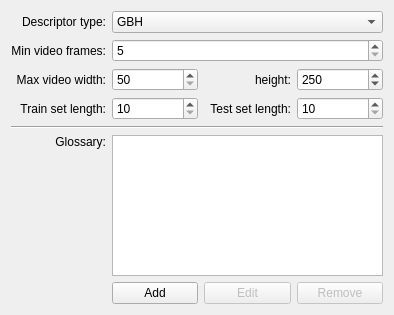
<?xml version="1.0" encoding="UTF-8"?>
<ui version="4.0">
 <class>ActionConfig</class>
 <widget class="QWidget" name="ActionConfig">
  <property name="geometry">
   <rect>
    <x>0</x>
    <y>0</y>
    <width>394</width>
    <height>315</height>
   </rect>
  </property>
  <property name="windowTitle">
   <string>Action</string>
  </property>
  <layout class="QGridLayout" name="gridLayout">
   <item row="1" column="1" colspan="3">
    <widget class="QComboBox" name="m_DescType">
     <item>
      <property name="text">
       <string>GBH</string>
      </property>
     </item>
     <item>
      <property name="text">
       <string>MBH</string>
      </property>
     </item>
     <item>
      <property name="text">
       <string>GBH + MBH</string>
      </property>
     </item>
    </widget>
   </item>
   <item row="4" column="3">
    <widget class="QSpinBox" name="m_TestLength">
     <property name="minimum">
      <number>10</number>
     </property>
     <property name="maximum">
      <number>999</number>
     </property>
    </widget>
   </item>
   <item row="2" column="1" colspan="3">
    <widget class="QSpinBox" name="m_MinFrames">
     <property name="minimum">
      <number>5</number>
     </property>
    </widget>
   </item>
   <item row="8" column="0">
    <widget class="QLabel" name="label_3">
     <property name="text">
      <string>Glossary:</string>
     </property>
     <property name="alignment">
      <set>Qt::AlignRight|Qt::AlignTop|Qt::AlignTrailing</set>
     </property>
    </widget>
   </item>
   <item row="1" column="0">
    <widget class="QLabel" name="label_2">
     <property name="sizePolicy">
      <sizepolicy hsizetype="Preferred" vsizetype="Preferred">
       <horstretch>0</horstretch>
       <verstretch>0</verstretch>
      </sizepolicy>
     </property>
     <property name="text">
      <string>Descriptor type:</string>
     </property>
     <property name="alignment">
      <set>Qt::AlignRight|Qt::AlignTrailing|Qt::AlignVCenter</set>
     </property>
    </widget>
   </item>
   <item row="2" column="0">
    <widget class="QLabel" name="label_4">
     <property name="text">
      <string>Min video frames:</string>
     </property>
     <property name="alignment">
      <set>Qt::AlignRight|Qt::AlignTrailing|Qt::AlignVCenter</set>
     </property>
    </widget>
   </item>
   <item row="9" column="2">
    <widget class="QPushButton" name="m_Edit">
     <property name="enabled">
      <bool>false</bool>
     </property>
     <property name="text">
      <string>Edit</string>
     </property>
    </widget>
   </item>
   <item row="7" column="0" colspan="4">
    <widget class="Line" name="line">
     <property name="orientation">
      <enum>Qt::Horizontal</enum>
     </property>
    </widget>
   </item>
   <item row="4" column="2">
    <widget class="QLabel" name="label_6">
     <property name="text">
      <string>Test set length:</string>
     </property>
     <property name="alignment">
      <set>Qt::AlignRight|Qt::AlignTrailing|Qt::AlignVCenter</set>
     </property>
    </widget>
   </item>
   <item row="9" column="3">
    <widget class="QPushButton" name="m_Remove">
     <property name="enabled">
      <bool>false</bool>
     </property>
     <property name="text">
      <string>Remove</string>
     </property>
    </widget>
   </item>
   <item row="8" column="1" colspan="3">
    <widget class="QListWidget" name="m_Glossary">
     <property name="editTriggers">
      <set>QAbstractItemView::NoEditTriggers</set>
     </property>
     <property name="showDropIndicator" stdset="0">
      <bool>false</bool>
     </property>
     <property name="uniformItemSizes">
      <bool>true</bool>
     </property>
    </widget>
   </item>
   <item row="4" column="1">
    <widget class="QSpinBox" name="m_TrainLength">
     <property name="minimum">
      <number>10</number>
     </property>
     <property name="maximum">
      <number>999</number>
     </property>
    </widget>
   </item>
   <item row="4" column="0">
    <widget class="QLabel" name="label_5">
     <property name="text">
      <string>Train set length:</string>
     </property>
     <property name="alignment">
      <set>Qt::AlignRight|Qt::AlignTrailing|Qt::AlignVCenter</set>
     </property>
    </widget>
   </item>
   <item row="9" column="1">
    <widget class="QPushButton" name="m_Add">
     <property name="text">
      <string>Add</string>
     </property>
    </widget>
   </item>
   <item row="3" column="0">
    <widget class="QLabel" name="label_7">
     <property name="text">
      <string>Max video width:</string>
     </property>
     <property name="alignment">
      <set>Qt::AlignRight|Qt::AlignTrailing|Qt::AlignVCenter</set>
     </property>
    </widget>
   </item>
   <item row="3" column="1">
    <widget class="QSpinBox" name="m_MaxVideoWidth">
     <property name="minimum">
      <number>50</number>
     </property>
     <property name="maximum">
      <number>1999</number>
     </property>
    </widget>
   </item>
   <item row="3" column="2">
    <widget class="QLabel" name="label_8">
     <property name="text">
      <string>height:</string>
     </property>
     <property name="alignment">
      <set>Qt::AlignRight|Qt::AlignTrailing|Qt::AlignVCenter</set>
     </property>
    </widget>
   </item>
   <item row="3" column="3">
    <widget class="QSpinBox" name="m_MaxVideoHeight">
     <property name="minimum">
      <number>50</number>
     </property>
     <property name="maximum">
      <number>999</number>
     </property>
     <property name="value">
      <number>250</number>
     </property>
    </widget>
   </item>
  </layout>
  <zorder>label_2</zorder>
  <zorder>m_DescType</zorder>
  <zorder>line</zorder>
  <zorder>m_Edit</zorder>
  <zorder>m_Remove</zorder>
  <zorder>m_Add</zorder>
  <zorder>label_3</zorder>
  <zorder>m_Glossary</zorder>
  <zorder>label_4</zorder>
  <zorder>m_MinFrames</zorder>
  <zorder>label_5</zorder>
  <zorder>m_TrainLength</zorder>
  <zorder>label_6</zorder>
  <zorder>m_TestLength</zorder>
  <zorder>label_7</zorder>
  <zorder>m_MaxVideoWidth</zorder>
  <zorder>label_8</zorder>
  <zorder>m_MaxVideoHeight</zorder>
 </widget>
 <layoutdefault spacing="6" margin="11"/>
 <tabstops>
  <tabstop>m_DescType</tabstop>
  <tabstop>m_MinFrames</tabstop>
  <tabstop>m_MaxVideoWidth</tabstop>
  <tabstop>m_MaxVideoHeight</tabstop>
  <tabstop>m_TrainLength</tabstop>
  <tabstop>m_TestLength</tabstop>
  <tabstop>m_Glossary</tabstop>
  <tabstop>m_Add</tabstop>
  <tabstop>m_Edit</tabstop>
  <tabstop>m_Remove</tabstop>
 </tabstops>
 <resources/>
 <connections>
  <connection>
   <sender>m_DescType</sender>
   <signal>currentIndexChanged(int)</signal>
   <receiver>ActionConfig</receiver>
   <slot>setDescriptorType(int)</slot>
   <hints>
    <hint type="sourcelabel">
     <x>241</x>
     <y>47</y>
    </hint>
    <hint type="destinationlabel">
     <x>199</x>
     <y>66</y>
    </hint>
   </hints>
  </connection>
  <connection>
   <sender>m_Glossary</sender>
   <signal>currentRowChanged(int)</signal>
   <receiver>ActionConfig</receiver>
   <slot>onGlossarySelChanged(int)</slot>
   <hints>
    <hint type="sourcelabel">
     <x>248</x>
     <y>175</y>
    </hint>
    <hint type="destinationlabel">
     <x>199</x>
     <y>157</y>
    </hint>
   </hints>
  </connection>
  <connection>
   <sender>m_Glossary</sender>
   <signal>itemDoubleClicked(QListWidgetItem*)</signal>
   <receiver>ActionConfig</receiver>
   <slot>editGlossaryItem(QListWidgetItem*)</slot>
   <hints>
    <hint type="sourcelabel">
     <x>248</x>
     <y>175</y>
    </hint>
    <hint type="destinationlabel">
     <x>199</x>
     <y>157</y>
    </hint>
   </hints>
  </connection>
  <connection>
   <sender>m_Add</sender>
   <signal>clicked()</signal>
   <receiver>ActionConfig</receiver>
   <slot>addGlossaryItem()</slot>
   <hints>
    <hint type="sourcelabel">
     <x>151</x>
     <y>294</y>
    </hint>
    <hint type="destinationlabel">
     <x>199</x>
     <y>157</y>
    </hint>
   </hints>
  </connection>
  <connection>
   <sender>m_Edit</sender>
   <signal>clicked()</signal>
   <receiver>ActionConfig</receiver>
   <slot>editGlossaryItem()</slot>
   <hints>
    <hint type="sourcelabel">
     <x>248</x>
     <y>294</y>
    </hint>
    <hint type="destinationlabel">
     <x>199</x>
     <y>157</y>
    </hint>
   </hints>
  </connection>
  <connection>
   <sender>m_Remove</sender>
   <signal>clicked()</signal>
   <receiver>ActionConfig</receiver>
   <slot>removeGlossaryItem()</slot>
   <hints>
    <hint type="sourcelabel">
     <x>345</x>
     <y>294</y>
    </hint>
    <hint type="destinationlabel">
     <x>199</x>
     <y>157</y>
    </hint>
   </hints>
  </connection>
  <connection>
   <sender>m_MinFrames</sender>
   <signal>valueChanged(int)</signal>
   <receiver>ActionConfig</receiver>
   <slot>setMinFrames(int)</slot>
   <hints>
    <hint type="sourcelabel">
     <x>244</x>
     <y>75</y>
    </hint>
    <hint type="destinationlabel">
     <x>196</x>
     <y>157</y>
    </hint>
   </hints>
  </connection>
  <connection>
   <sender>m_TrainLength</sender>
   <signal>valueChanged(int)</signal>
   <receiver>ActionConfig</receiver>
   <slot>setTrainLength(int)</slot>
   <hints>
    <hint type="sourcelabel">
     <x>149</x>
     <y>101</y>
    </hint>
    <hint type="destinationlabel">
     <x>196</x>
     <y>157</y>
    </hint>
   </hints>
  </connection>
  <connection>
   <sender>m_TestLength</sender>
   <signal>valueChanged(int)</signal>
   <receiver>ActionConfig</receiver>
   <slot>setTestLength(int)</slot>
   <hints>
    <hint type="sourcelabel">
     <x>340</x>
     <y>101</y>
    </hint>
    <hint type="destinationlabel">
     <x>196</x>
     <y>157</y>
    </hint>
   </hints>
  </connection>
  <connection>
   <sender>m_MaxVideoWidth</sender>
   <signal>valueChanged(int)</signal>
   <receiver>ActionConfig</receiver>
   <slot>setMaxVideoWidth(int)</slot>
   <hints>
    <hint type="sourcelabel">
     <x>149</x>
     <y>70</y>
    </hint>
    <hint type="destinationlabel">
     <x>196</x>
     <y>157</y>
    </hint>
   </hints>
  </connection>
  <connection>
   <sender>m_MaxVideoHeight</sender>
   <signal>valueChanged(int)</signal>
   <receiver>ActionConfig</receiver>
   <slot>setMaxVideoHeight(int)</slot>
   <hints>
    <hint type="sourcelabel">
     <x>340</x>
     <y>70</y>
    </hint>
    <hint type="destinationlabel">
     <x>196</x>
     <y>157</y>
    </hint>
   </hints>
  </connection>
 </connections>
 <slots>
  <slot>setDescriptorType(int)</slot>
  <slot>onGlossarySelChanged(int)</slot>
  <slot>editGlossaryItem()</slot>
  <slot>editGlossaryItem(QListWidgetItem*)</slot>
  <slot>addGlossaryItem()</slot>
  <slot>removeGlossaryItem()</slot>
  <slot>setMinFrames(int)</slot>
  <slot>setTrainLength(int)</slot>
  <slot>setTestLength(int)</slot>
  <slot>setMaxVideoWidth(int)</slot>
  <slot>setMaxVideoHeight(int)</slot>
 </slots>
</ui>
